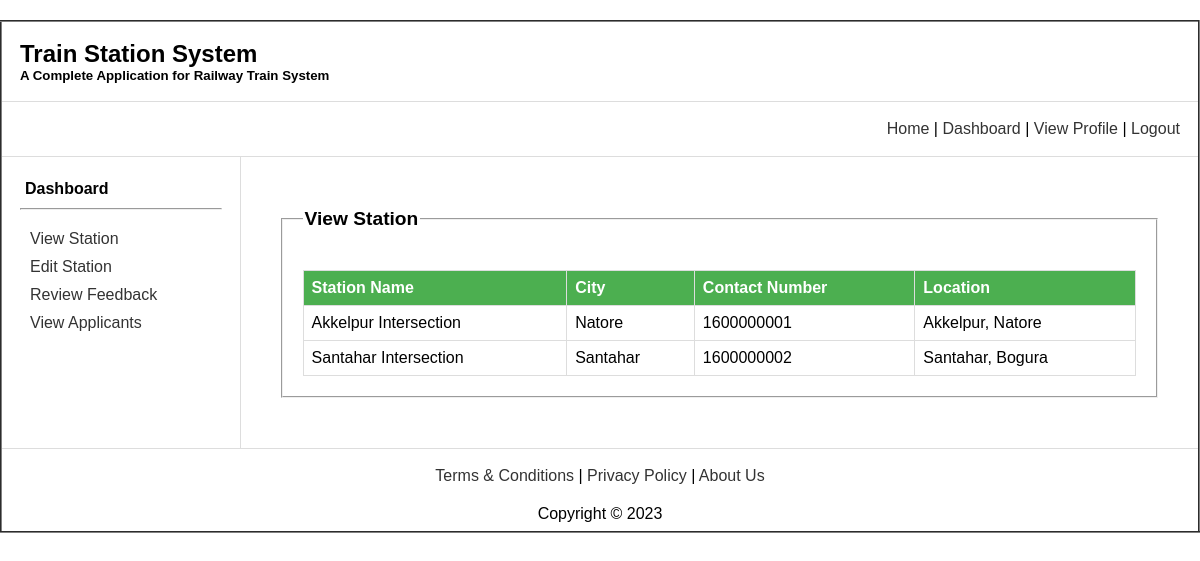
Screenshot of /view/viewStation.php (signed in) with the database file from the repository.
### tables this page shows
CREATE TABLE `station` (
  `id` int(255) NOT NULL,
  `stationName` varchar(255) NOT NULL,
  `city` varchar(255) NOT NULL,
  `contactNumber` int(255) NOT NULL,
  `location` varchar(255) NOT NULL
);

### view/viewStation.php (the view, shortened to what this page needs)
<!DOCTYPE html>
<html>
<head>
</head>
<body>
  <table border="2" align="center" width="1080px">
    <tr>
      <td align="left" colspan="2">
        <nav>
          <h1>Train Station System</h1>
          <h5>A Complete Application for Railway Train System</h5>
        </nav>
      </td>
    </tr>
    <tr>
  <td align="right" colspan="2" style="text-align: right;">
    <nav>
      <a href="adminHome.php">Home</a> |
      <a href="adminDash.php">Dashboard</a> |
      <a href="viewProfile.php">View Profile</a> |
      <a href="../controller/logout.php">Logout</a>
    </nav>
  </td>
</tr>
    <tr>
      <td style="padding-bottom: 100px; ">
        <h4>Dashboard</h4>
        <hr>
        <ul>
          <li><a href="viewStation.php">View Station</a></li>
          <li><a href="editStation.php">Edit Station</a></li>
          <li><a href="feedback.php">Review Feedback</a></li>
          <li><a href="application.php">View Applicants</a></li>
        </ul>
      </td>
      <td style="padding: 20px;">
        <fieldset>
          <legend>View Station</legend>
          <table>
            <tr>
              <th>Station Name</th>
              <th>City</th>
              <th>Contact Number</th>
              <th>Location</th>
            </tr>
            <?php
            $con = getconnection();
            $sql = "select * from station";
            $result = mysqli_query($con, $sql);
            while ($row = mysqli_fetch_array($result)) {
              echo "<tr><td>" . $row['stationName'] . "</td><td>" . $row['city'] . "</td><td>" . $row['contactNumber'] . "</td><td>" . $row['location'] . "</td></tr>";
            }
            ?>
          </table>
        </fieldset>
      </td>
    </tr>
    <tr align="center">
  <td colspan="2" style="text-align: center;">
    <nav>
      <a href="t&c.html">Terms & Conditions</a> |
      <a href="privacyPolicy.html">Privacy Policy</a> |
      <a href="aboutUs.html">About Us</a>
    </nav>
    <footer>Copyright &copy; 2023</footer>
  </td>
</tr>
  </table>
</body>
</html>

### view/viewStation.php (style rules this page uses)
body { font-family: Arial, sans-serif; margin: 0; padding: 0; }
table { width: 100%; border-collapse: collapse; margin-top: 20px; }
nav { padding: 10px; }
h1, h5 { margin: 0; }
td { padding: 10px; }
th { background-color: #4CAF50; color: white; padding: 10px; }
h4 { margin-top: 15px; margin-left: 15px; margin-bottom: 10px; }
hr { margin: 0 10px; }
ul { list-style-type: none; padding: 0; margin-left: 20px; margin-top: 20px; }
li { margin-bottom: 10px; }
a { text-decoration: none; color: #333; transition: color 0.3s ease; }
footer { margin-top: 10px; }
fieldset { margin: 20px; padding: 20px; }
legend { font-size: 1.2em; font-weight: bold; }
table { border-collapse: collapse; width: 100%; }
th, td { border: 1px solid #ddd; padding: 8px; text-align: left; }
th { background-color: #4CAF50; color: white; }

### rows the page displays
station: stationName "Akkelpur Intersection", city "Natore", contactNumber "1600000001", location "Akkelpur, Natore"
station: stationName "Santahar Intersection", city "Santahar", contactNumber "1600000002", location "Santahar, Bogura"
